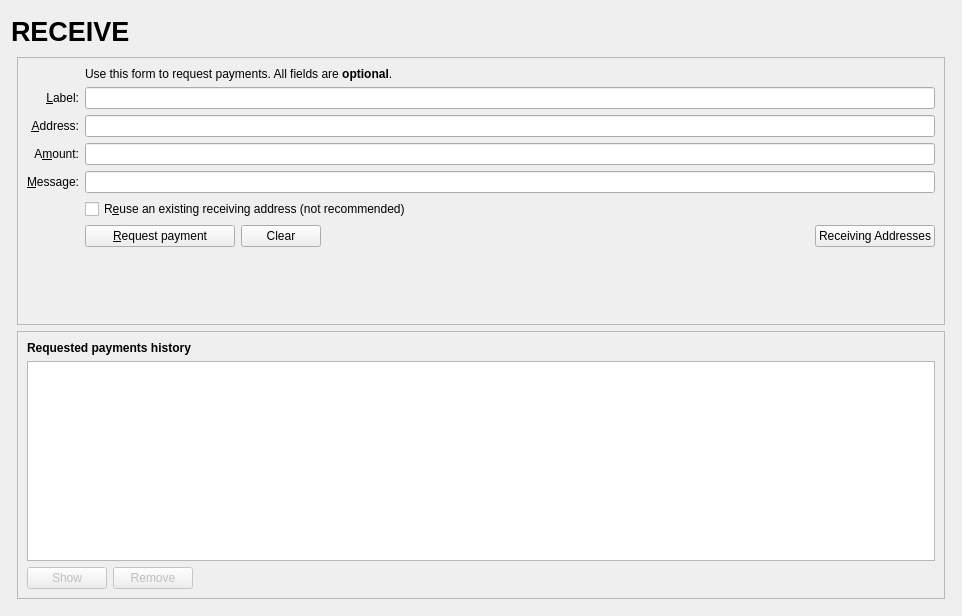
<?xml version="1.0" encoding="UTF-8"?>
<ui version="4.0">
 <class>ReceiveCoinsDialog</class>
 <widget class="QWidget" name="ReceiveCoinsDialog">
  <property name="geometry">
   <rect>
    <x>0</x>
    <y>0</y>
    <width>962</width>
    <height>616</height>
   </rect>
  </property>
  <layout class="QVBoxLayout" name="verticalLayout" stretch="0">
   <item>
    <layout class="QVBoxLayout" name="verticalLayout_Master" stretch="0,1">
     <property name="spacing">
      <number>0</number>
     </property>
     <item>
      <widget class="QFrame" name="frame_Header">
       <layout class="QVBoxLayout" name="verticalLayout_8">
        <property name="leftMargin">
         <number>0</number>
        </property>
        <property name="topMargin">
         <number>0</number>
        </property>
        <property name="rightMargin">
         <number>0</number>
        </property>
        <property name="bottomMargin">
         <number>0</number>
        </property>
        <item>
         <layout class="QHBoxLayout" name="horizontalLayout_Header" stretch="1,0,1">
          <item>
           <widget class="QLabel" name="labelOverviewHeaderLeft">
            <property name="minimumSize">
             <size>
              <width>464</width>
              <height>40</height>
             </size>
            </property>
            <property name="maximumSize">
             <size>
              <width>16777215</width>
              <height>65</height>
             </size>
            </property>
            <property name="font">
             <font>
              <pointsize>20</pointsize>
              <weight>75</weight>
              <bold>true</bold>
             </font>
            </property>
            <property name="text">
             <string>RECEIVE</string>
            </property>
           </widget>
          </item>
          <item>
           <spacer name="horizontalSpacer_3">
            <property name="orientation">
             <enum>Qt::Horizontal</enum>
            </property>
            <property name="sizeHint" stdset="0">
             <size>
              <width>40</width>
              <height>10</height>
             </size>
            </property>
           </spacer>
          </item>
          <item>
           <widget class="QLabel" name="labelOverviewHeaderRight">
            <property name="minimumSize">
             <size>
              <width>464</width>
              <height>40</height>
             </size>
            </property>
            <property name="maximumSize">
             <size>
              <width>16777215</width>
              <height>65</height>
             </size>
            </property>
            <property name="font">
             <font>
              <pointsize>14</pointsize>
             </font>
            </property>
            <property name="text">
             <string/>
            </property>
            <property name="alignment">
             <set>Qt::AlignRight|Qt::AlignTrailing|Qt::AlignVCenter</set>
            </property>
           </widget>
          </item>
         </layout>
        </item>
       </layout>
      </widget>
     </item>
     <item>
      <widget class="QFrame" name="frame_BG">
       <layout class="QVBoxLayout" name="verticalLayout_5">
        <property name="leftMargin">
         <number>6</number>
        </property>
        <property name="topMargin">
         <number>6</number>
        </property>
        <property name="rightMargin">
         <number>6</number>
        </property>
        <property name="bottomMargin">
         <number>6</number>
        </property>
        <item>
         <widget class="QFrame" name="frame2">
          <property name="sizePolicy">
           <sizepolicy hsizetype="Preferred" vsizetype="Expanding">
            <horstretch>0</horstretch>
            <verstretch>0</verstretch>
           </sizepolicy>
          </property>
          <property name="frameShape">
           <enum>QFrame::StyledPanel</enum>
          </property>
          <property name="frameShadow">
           <enum>QFrame::Sunken</enum>
          </property>
          <layout class="QVBoxLayout" name="verticalLayout_3">
           <item>
            <layout class="QGridLayout" name="gridLayout">
             <item row="2" column="2">
              <widget class="QLabel" name="label_5">
               <property name="text">
                <string>Use this form to request payments. All fields are &lt;b&gt;optional&lt;/b&gt;.</string>
               </property>
              </widget>
             </item>
             <item row="4" column="0">
              <widget class="QLabel" name="label_2">
               <property name="toolTip">
                <string>An optional label to associate with the new receiving address.</string>
               </property>
               <property name="text">
                <string>&amp;Label:</string>
               </property>
               <property name="alignment">
                <set>Qt::AlignRight|Qt::AlignTrailing|Qt::AlignVCenter</set>
               </property>
               <property name="buddy">
                <cstring>reqLabel</cstring>
               </property>
              </widget>
             </item>
             <item row="4" column="2">
              <widget class="QLineEdit" name="reqLabel">
               <property name="toolTip">
                <string>An optional label to associate with the new receiving address.</string>
               </property>
              </widget>
             </item>
             <item row="5" column="0">
              <widget class="QLabel" name="label">
               <property name="toolTip">
                <string>Your receiving address. You can copy and use it to receive coins on this wallet. A new one will be generated once it is used.</string>
               </property>
               <property name="text">
                <string>&amp;Address:</string>
               </property>
               <property name="alignment">
                <set>Qt::AlignRight|Qt::AlignTrailing|Qt::AlignVCenter</set>
               </property>
               <property name="buddy">
                <cstring>reqAddress</cstring>
               </property>
              </widget>
             </item>
             <item row="5" column="2">
              <widget class="QLineEdit" name="reqAddress">
               <property name="readOnly">
                <bool>true</bool>
               </property>
               <property name="minimumSize">
                <size>
                 <width>80</width>
                 <height>0</height>
                </size>
               </property>
               <property name="toolTip">
                <string>Your receiving address. You can copy and use it to receive coins on this wallet. A new one will be generated once it is used.</string>
               </property>
              </widget>
             </item>
             <item row="6" column="0">
              <widget class="QLabel" name="label">
               <property name="toolTip">
                <string>An optional amount to request. Leave this empty or zero to not request a specific amount.</string>
               </property>
               <property name="text">
                <string>A&amp;mount:</string>
               </property>
               <property name="alignment">
                <set>Qt::AlignRight|Qt::AlignTrailing|Qt::AlignVCenter</set>
               </property>
               <property name="buddy">
                <cstring>reqAmount</cstring>
               </property>
              </widget>
             </item>
             <item row="6" column="2">
              <widget class="BitcoinAmountField" name="reqAmount">
               <property name="minimumSize">
                <size>
                 <width>80</width>
                 <height>0</height>
                </size>
               </property>
               <property name="toolTip">
                <string>An optional amount to request. Leave this empty or zero to not request a specific amount.</string>
               </property>
              </widget>
             </item>
             <item row="7" column="0">
              <widget class="QLabel" name="label_3">
               <property name="toolTip">
                <string>An optional message to attach to the payment request, which will be displayed when the request is opened. Note: The message will not be sent with the payment over the nativecoin network.</string>
               </property>
               <property name="text">
                <string>&amp;Message:</string>
               </property>
               <property name="alignment">
                <set>Qt::AlignRight|Qt::AlignTrailing|Qt::AlignVCenter</set>
               </property>
               <property name="buddy">
                <cstring>reqMessage</cstring>
               </property>
              </widget>
             </item>
             <item row="7" column="2">
              <widget class="QLineEdit" name="reqMessage">
               <property name="toolTip">
                <string>An optional message to attach to the payment request, which will be displayed when the request is opened.&lt;br&gt;Note: The message will not be sent with the payment over the nativecoin network.</string>
               </property>
              </widget>
             </item>
             <item row="8" column="0">
              <widget class="QLabel" name="label_4">
               <property name="text">
                <string/>
               </property>
              </widget>
             </item>
             <item row="8" column="2">
              <widget class="QCheckBox" name="reuseAddress">
               <property name="toolTip">
                <string>Reuse one of the previously used receiving addresses.&lt;br&gt;Reusing addresses has security and privacy issues.&lt;br&gt;Do not use this unless re-generating a payment request made before.</string>
               </property>
               <property name="text">
                <string>R&amp;euse an existing receiving address (not recommended)</string>
               </property>
              </widget>
             </item>
             <item row="9" column="0">
              <widget class="QLabel" name="label_7">
               <property name="text">
                <string/>
               </property>
              </widget>
             </item>
             <item row="9" column="2">
              <layout class="QHBoxLayout" name="horizontalLayout">
               <item>
                <widget class="QPushButton" name="receiveButton">
                 <property name="minimumSize">
                  <size>
                   <width>150</width>
                   <height>0</height>
                  </size>
                 </property>
                 <property name="text">
                  <string>&amp;Request payment</string>
                 </property>
                 <property name="icon">
                  <iconset resource="../nativecoin.qrc">
                   <normaloff>:/icons/receiving_addresses</normaloff>:/icons/receiving_addresses</iconset>
                 </property>
                </widget>
               </item>
               <item>
                <widget class="QPushButton" name="clearButton">
                 <property name="sizePolicy">
                  <sizepolicy hsizetype="Minimum" vsizetype="Fixed">
                   <horstretch>0</horstretch>
                   <verstretch>0</verstretch>
                  </sizepolicy>
                 </property>
                 <property name="toolTip">
                  <string>Clear all fields of the form.</string>
                 </property>
                 <property name="text">
                  <string>Clear</string>
                 </property>
                 <property name="icon">
                  <iconset resource="../nativecoin.qrc">
                   <normaloff>:/icons/remove</normaloff>:/icons/remove</iconset>
                 </property>
                 <property name="autoDefault">
                  <bool>false</bool>
                 </property>
                </widget>
               </item>
               <item>
                <spacer name="horizontalSpacer">
                 <property name="orientation">
                  <enum>Qt::Horizontal</enum>
                 </property>
                 <property name="sizeHint" stdset="0">
                  <size>
                   <width>40</width>
                   <height>20</height>
                  </size>
                 </property>
                </spacer>
               </item>
               <item>
                <widget class="QPushButton" name="receivingAddressesButton">
                 <property name="text">
                  <string>Receiving Addresses</string>
                 </property>
                 <property name="icon">
                  <iconset resource="../nativecoin.qrc">
                   <normaloff>:/icons/address-book</normaloff>:/icons/address-book</iconset>
                 </property>
                 <property name="autoDefault">
                  <bool>false</bool>
                 </property>
                </widget>
               </item>
              </layout>
             </item>
             <item row="10" column="2">
              <spacer name="verticalSpacer">
               <property name="orientation">
                <enum>Qt::Vertical</enum>
               </property>
               <property name="sizeHint" stdset="0">
                <size>
                 <width>20</width>
                 <height>40</height>
                </size>
               </property>
              </spacer>
             </item>
            </layout>
           </item>
          </layout>
         </widget>
        </item>
        <item>
         <widget class="QFrame" name="frame">
          <property name="sizePolicy">
           <sizepolicy hsizetype="Preferred" vsizetype="Expanding">
            <horstretch>0</horstretch>
            <verstretch>0</verstretch>
           </sizepolicy>
          </property>
          <property name="frameShape">
           <enum>QFrame::StyledPanel</enum>
          </property>
          <property name="frameShadow">
           <enum>QFrame::Raised</enum>
          </property>
          <layout class="QVBoxLayout" name="verticalLayout_2">
           <item>
            <widget class="QLabel" name="label_6">
             <property name="font">
              <font>
               <weight>75</weight>
               <bold>true</bold>
              </font>
             </property>
             <property name="text">
              <string>Requested payments history</string>
             </property>
            </widget>
           </item>
           <item>
            <widget class="QTableView" name="recentRequestsView">
             <property name="palette">
              <palette>
               <active>
                <colorrole role="Text">
                 <brush brushstyle="SolidPattern">
                  <color alpha="255">
                   <red>51</red>
                   <green>51</green>
                   <blue>51</blue>
                  </color>
                 </brush>
                </colorrole>
               </active>
               <inactive>
                <colorrole role="Text">
                 <brush brushstyle="SolidPattern">
                  <color alpha="255">
                   <red>51</red>
                   <green>51</green>
                   <blue>51</blue>
                  </color>
                 </brush>
                </colorrole>
               </inactive>
               <disabled>
                <colorrole role="Text">
                 <brush brushstyle="SolidPattern">
                  <color alpha="255">
                   <red>85</red>
                   <green>85</green>
                   <blue>85</blue>
                  </color>
                 </brush>
                </colorrole>
               </disabled>
              </palette>
             </property>
             <property name="contextMenuPolicy">
              <enum>Qt::CustomContextMenu</enum>
             </property>
             <property name="tabKeyNavigation">
              <bool>false</bool>
             </property>
             <property name="sortingEnabled">
              <bool>true</bool>
             </property>
            </widget>
           </item>
           <item>
            <layout class="QHBoxLayout" name="horizontalLayout_2">
             <item>
              <widget class="QPushButton" name="showRequestButton">
               <property name="enabled">
                <bool>false</bool>
               </property>
               <property name="toolTip">
                <string>Show the selected request (does the same as double clicking an entry)</string>
               </property>
               <property name="text">
                <string>Show</string>
               </property>
               <property name="icon">
                <iconset resource="../nativecoin.qrc">
                 <normaloff>:/icons/edit</normaloff>:/icons/edit</iconset>
               </property>
               <property name="autoDefault">
                <bool>false</bool>
               </property>
              </widget>
             </item>
             <item>
              <widget class="QPushButton" name="removeRequestButton">
               <property name="enabled">
                <bool>false</bool>
               </property>
               <property name="toolTip">
                <string>Remove the selected entries from the list</string>
               </property>
               <property name="text">
                <string>Remove</string>
               </property>
               <property name="icon">
                <iconset resource="../nativecoin.qrc">
                 <normaloff>:/icons/remove</normaloff>:/icons/remove</iconset>
               </property>
               <property name="autoDefault">
                <bool>false</bool>
               </property>
              </widget>
             </item>
             <item>
              <spacer name="horizontalSpacer_2">
               <property name="orientation">
                <enum>Qt::Horizontal</enum>
               </property>
               <property name="sizeHint" stdset="0">
                <size>
                 <width>40</width>
                 <height>20</height>
                </size>
               </property>
              </spacer>
             </item>
            </layout>
           </item>
          </layout>
         </widget>
        </item>
       </layout>
      </widget>
     </item>
    </layout>
   </item>
  </layout>
 </widget>
 <customwidgets>
  <customwidget>
   <class>BitcoinAmountField</class>
   <extends>QLineEdit</extends>
   <header>bitcoinamountfield.h</header>
   <container>1</container>
  </customwidget>
 </customwidgets>
 <tabstops>
  <tabstop>reqLabel</tabstop>
  <tabstop>reqAddress</tabstop>
  <tabstop>reqAmount</tabstop>
  <tabstop>reqMessage</tabstop>
  <tabstop>reuseAddress</tabstop>
  <tabstop>receiveButton</tabstop>
  <tabstop>clearButton</tabstop>
  <tabstop>recentRequestsView</tabstop>
  <tabstop>showRequestButton</tabstop>
  <tabstop>removeRequestButton</tabstop>
 </tabstops>
 <resources>
  <include location="../nativecoin.qrc"/>
 </resources>
 <connections/>
</ui>
